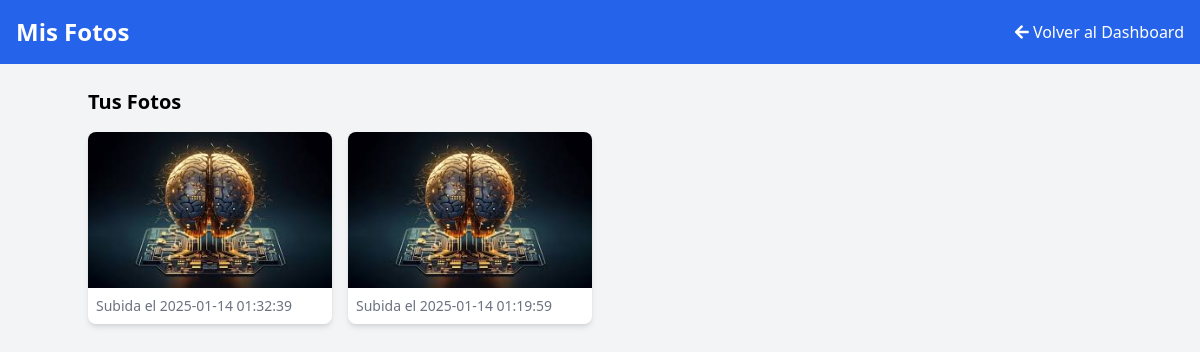
Page /photos (signed in) on the committed database.
### tables this page shows
CREATE TABLE posts (
            id INTEGER PRIMARY KEY AUTOINCREMENT,
            user_id INTEGER NOT NULL,
            content TEXT NOT NULL,
            photo TEXT,
            created_at TIMESTAMP DEFAULT CURRENT_TIMESTAMP,
            FOREIGN KEY(user_id) REFERENCES users(id)
        );

### app.py (the view)
@app.route('/photos', methods=['GET'])
def photos():
    if 'user_id' not in session:
        flash('Debes iniciar sesión para acceder a tus fotos.', 'error')
        return redirect(url_for('login'))
    with get_db_connection() as conn:
        photos_list = conn.execute('''
            SELECT photo, created_at
            FROM posts
            WHERE user_id = ? AND photo IS NOT NULL
            ORDER BY created_at DESC
        ''', (session['user_id'],)).fetchall()
    return render_template('photos.html', photos=photos_list)

### app.py (called while the page is built)
def get_db_connection():
    conn = sqlite3.connect(DB_FILE)
    conn.row_factory = sqlite3.Row
    return conn

### templates/photos.html (shortened to what this page needs)
<!DOCTYPE html>
<html lang="es">
<head>
    <link href="https://cdn.jsdelivr.net/npm/tailwindcss@2.2.19/dist/tailwind.min.css" rel="stylesheet">
    <link rel="stylesheet" href="https://cdnjs.cloudflare.com/ajax/libs/font-awesome/5.15.4/css/all.min.css">
</head>
<body class="bg-gray-100">
    <header class="bg-blue-600 text-white p-4 flex justify-between items-center">
        <h1 class="text-2xl font-bold">Mis Fotos</h1>
        <a href="{{ url_for('dashboard') }}" class="text-white hover:underline">
            <i class="fas fa-arrow-left"></i> Volver al Dashboard
        </a>
    </header>
    <main class="container mx-auto mt-6">
        <h2 class="text-xl font-bold mb-4">Tus Fotos</h2>
        <div class="grid grid-cols-2 md:grid-cols-3 lg:grid-cols-4 gap-4">
            {% for photo in photos %}
            <div class="bg-white shadow-md rounded-lg overflow-hidden">
                <img src="{{ url_for('static', filename='uploads/' ~ photo['photo']) }}" alt="Foto subida" class="w-full">
                <p class="p-2 text-sm text-gray-500">Subida el {{ photo['created_at'] }}</p>
            </div>
            {% endfor %}
        </div>

### rows in the picture
posts: photo (picture), created_at "2025-01-14 01:32:39"
posts: photo (picture), created_at "2025-01-14 01:19:59"
